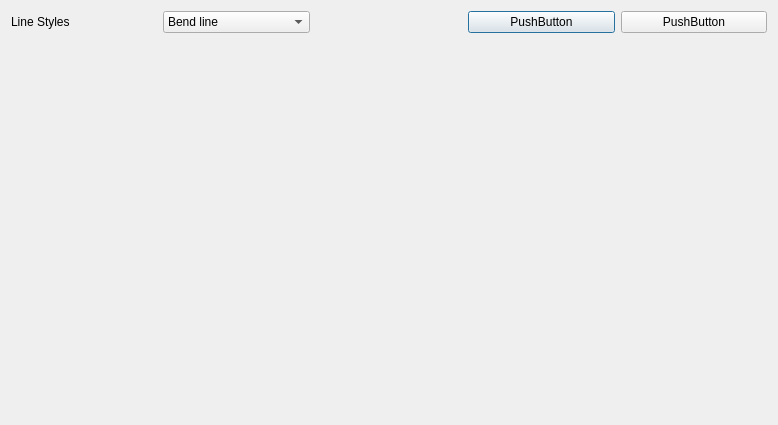
<?xml version="1.0" encoding="UTF-8"?>
<ui version="4.0">
 <class>Painter</class>
 <widget class="QDialog" name="Painter">
  <property name="geometry">
   <rect>
    <x>0</x>
    <y>0</y>
    <width>778</width>
    <height>425</height>
   </rect>
  </property>
  <property name="windowTitle">
   <string>Dialog</string>
  </property>
  <layout class="QGridLayout" name="gridLayout">
   <item row="0" column="3">
    <widget class="QPushButton" name="pushButton">
     <property name="text">
      <string>PushButton</string>
     </property>
    </widget>
   </item>
   <item row="0" column="4">
    <widget class="QPushButton" name="pushButton_2">
     <property name="text">
      <string>PushButton</string>
     </property>
    </widget>
   </item>
   <item row="0" column="0">
    <widget class="QLabel" name="label">
     <property name="text">
      <string>Line Styles</string>
     </property>
    </widget>
   </item>
   <item row="1" column="0" colspan="5">
    <widget class="QLabel" name="area">
     <property name="text">
      <string/>
     </property>
    </widget>
   </item>
   <item row="0" column="1">
    <widget class="QComboBox" name="linetype">
     <item>
      <property name="text">
       <string>Bend line</string>
      </property>
     </item>
     <item>
      <property name="text">
       <string>Straight line</string>
      </property>
     </item>
    </widget>
   </item>
  </layout>
 </widget>
 <resources/>
 <connections/>
</ui>
